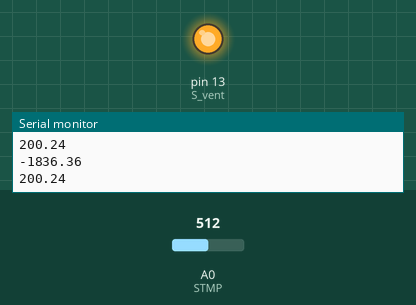
This sketch was run on a simulated Arduino Uno, built with avr-gcc and run on an emulated ATmega328P. Shown: output pins drawn as LEDs (lit = HIGH), the last lines printed to the serial monitor. Inputs (shaded band) come from the test bench; at power-on: A0 (STMP) = 512.

Above: at 1.2 s.
1.3 s: A0 (STMP) set to 171
2.8 s: A0 (STMP) set to 162
At 5.6 s:
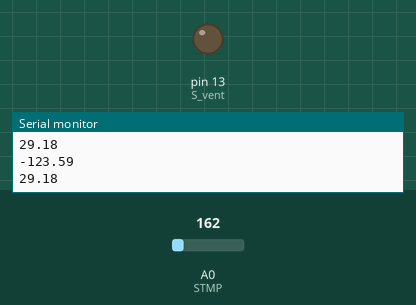
5.8 s: A0 (STMP) set to 306
At 7.0 s:
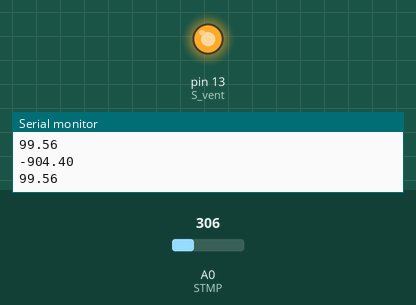
7.3 s: A0 (STMP) set to 122
At 7.8 s:
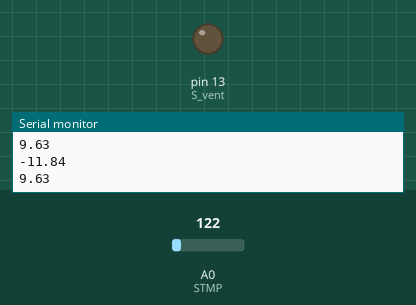
Timing chart, 0 to 9.8 s (numbered marks = the images above; inputs shaded):
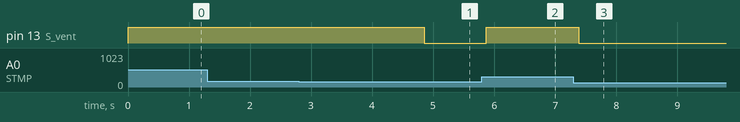

The sketch:

Trabalho_arduino.ino
```cpp
#define STMP A0
#define S_vent 13

void setup()
   {
    pinMode(STMP, INPUT);
    pinMode(S_vent, OUTPUT);
	Serial.begin(9600);
	}

 double erro = 0;
 double utemp;
 double setPoint = 35;
 int controlePwm = 0;
 double P=0, I=0, D=0;
 double PID = 0;
 double kp=10, ki=1, kd=0.1;
 long T;
 double temperatura=0;
 double convert=0;

void loop(){

     //leitura de temperatura
    convert = ((analogRead(STMP))/1023.0)*5.0;
    temperatura = (convert-0.5)*100;


  //implementação do PID
   erro = setPoint - temperatura;
   float deltatime = (millis() - T)/1000.0;
   T = millis();

   //P
   P = erro * kp;

   //I
   I += (erro * ki)* deltatime;

   //D
   D = (utemp - temperatura)*kd;
   utemp = temperatura;

   //PID
   PID = P + I + D;

   //converte p/ controle
   controlePwm = (PID *(-1.0));

   //saida do controle
   analogWrite(S_vent, controlePwm);
   Serial.println(PID);
   Serial.println(temperatura);
   delay(100);
}


   
```

Measured:
- the behaviour switches between 163 and 162 on A0 (STMP) (found by bisection; images 0 and 1)
- after the input at 2.8 s, pin 13 (S_vent): HIGH → LOW after 2.1 s
- after the input at 5.8 s, pin 13 (S_vent): LOW → HIGH after 0.07 s
- after the input at 7.3 s, pin 13 (S_vent): HIGH → LOW after 0.09 s
